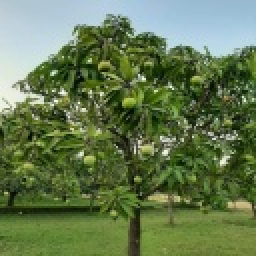
#> input picture dataset_2/mango_tree/image0.jpg, 128 x 128 px (shown 2 times larger)
$ python main.py   (older library calls are emulated)
#> lines starting #> are read from the running program, lines starting #| are printed output that depends on the picture; after the words box and inside, x2 and y2 are one past the last pixel; in counts of white or black regions, pixels touching at a corner belong together
#> further down, query is the input picture: shape (128, 128, 3); mean B, G, R 81.2, 121.6, 101.1
### canny_custom.py
import glob
import os
import cv2
import numpy as np
from PIL import Image


def scale_to_0_255(img):
    min_val = np.min(img)
    max_val = np.max(img)
    new_img = (img - min_val) / (max_val - min_val) # 0-1
    new_img *= 255
    return new_img

def my_canny(img, min_val, max_val, sobel_size=3, is_L2_gradient=False):

    #2. Noise Reduction
#> called with min_val = 100, max_val = 200, sobel_size = 3, is_L2_gradient = False
    smooth_img = cv2.GaussianBlur(img, ksize=(5, 5), sigmaX=1, sigmaY=1)
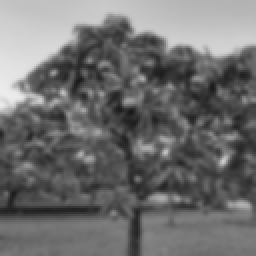
#> smooth_img: shape (128, 128) (shown 2 times larger); min 23, max 236, mean 110.9

    #3. Finding Intensity Gradient of the Image
    Gx = cv2.Sobel(smooth_img, cv2.CV_64F, 1, 0, ksize=sobel_size)
    Gy = cv2.Sobel(smooth_img, cv2.CV_64F, 0, 1, ksize=sobel_size)
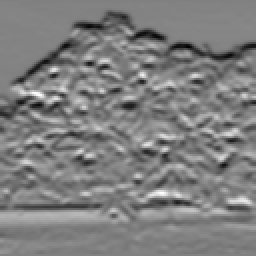
#> Gy: shape (128, 128) float64 (shown 2 times larger); min -336, max 330, mean -4.8; drawn with min black and max white

    if is_L2_gradient:
        edge_gradient = np.sqrt(Gx*Gx + Gy*Gy)
    else:
        edge_gradient = np.abs(Gx) + np.abs(Gy)

    angle = np.arctan2(Gy, Gx) * 180 / np.pi

    # round angle to 4 directions
    angle = np.abs(angle)
    angle[angle <= 22.5] = 0
#> angle: shape (128, 128) float64; min 0, max 180, mean 90.3
    angle[angle >= 157.5] = 0
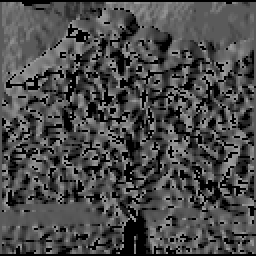
#> angle: shape (128, 128) float64 (shown 2 times larger); min 0, max 157.4, mean 74.3
    angle[(angle > 22.5) * (angle < 67.5)] = 45
#> angle: shape (128, 128) float64; 18.16% of pixels changed, all inside (x1, y1, x2, y2) = (1, 1, 127, 127)
    angle[(angle >= 67.5) * (angle <= 112.5)] = 90
    angle[(angle > 112.5) * (angle <= 157.5)] = 135

    #4. Non-maximum Suppression
    keep_mask = np.zeros(smooth_img.shape, np.uint8)
    for y in range(1, edge_gradient.shape[0]-1):
        for x in range(1, edge_gradient.shape[1]-1):
            area_grad_intensity = edge_gradient[y-1:y+2, x-1:x+2] # 3x3 area
            area_angle = angle[y-1:y+2, x-1:x+2] # 3x3 area
            current_angle = area_angle[1,1]
            current_grad_intensity = area_grad_intensity[1,1]

            if current_angle == 0:
                if current_grad_intensity > max(area_grad_intensity[1,0], area_grad_intensity[1,2]):
                    keep_mask[y,x] = 255
                else:
                    edge_gradient[y,x] = 0
            elif current_angle == 45:
                if current_grad_intensity > max(area_grad_intensity[2,0], area_grad_intensity[0,2]):
                    keep_mask[y,x] = 255
                else:
                    edge_gradient[y,x] = 0
            elif current_angle == 90:
                if current_grad_intensity > max(area_grad_intensity[0,1], area_grad_intensity[2,1]):
                    keep_mask[y,x] = 255
                else:
                    edge_gradient[y,x] = 0
            elif current_angle == 135:
                if current_grad_intensity > max(area_grad_intensity[0,0], area_grad_intensity[2,2]):
                    keep_mask[y,x] = 255
                else:
                    edge_gradient[y,x] = 0
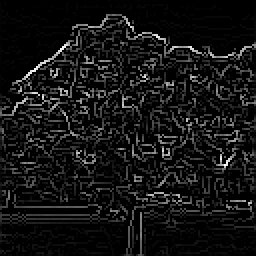
#> edge_gradient: shape (128, 128) float64 (shown 2 times larger); min 0, max 512, mean 40.1; drawn with min black and max white
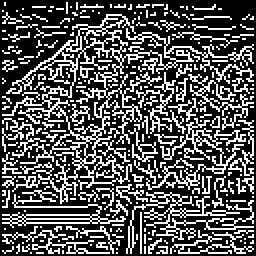
#> keep_mask: shape (128, 128) (shown 2 times larger); 32.8% white in thin lines or dots

    #5. Hysteresis Thresholding
    canny_mask = np.zeros(smooth_img.shape, np.uint8)
    canny_mask[(keep_mask>0) * (edge_gradient>min_val)] = 255

    return scale_to_0_255(canny_mask)

### ColorDescriptor.py
import argparse
import glob
import cv2
import numpy as np
import os
import csv

from canny_custom import my_canny


class ColorDescriptor:
    def __init__(self, bins):
        # store the number of bins for the 3D histogram
        self.bins = bins

    def describe(self, image):
        image = cv2.cvtColor(image, cv2.COLOR_RGB2HSV)
#> image: shape (128, 128, 3); mean H, S, V 68.3, 124.5, 124.1
        features = []

        (h, w) = image.shape[:2]
#> h = 128; w = 128
        (cX, cY) = (int(w * 0.5), int(h * 0.5))
#> cX = 64; cY = 64

        segments = [(0, cX, 0, cY), (cX, w, 0, cY),
                    (cX, w, cY, h), (0, cX, cY, h)]

        (axesX, axesY) = (int((w * 0.75) / 2), int((h * 0.75) / 2))
#> axesX = 48; axesY = 48
        ellipMask = np.zeros(image.shape[:2], dtype="uint8")
        cv2.ellipse(ellipMask, (cX, cY), (axesX, axesY), 0, 0, 360, 255, -1)
#> ellipMask: shape (128, 128); 45.1% white; 1 white region, box (x1, y1, x2, y2) and area: (16, 16, 113, 113) 7385

        for (startX, endX, startY, endY) in segments:
            cornerMask = np.zeros(image.shape[:2], dtype="uint8")
            cv2.rectangle(cornerMask, (startX, startY), (endX, endY), 255, -1)
            cornerMask = cv2.subtract(cornerMask, ellipMask)

            hist = self.histogram(image, cornerMask)
            features.extend(hist)
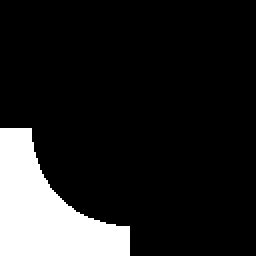
#> cornerMask: shape (128, 128) (shown 2 times larger); 13.8% white; 1 white region, box (x1, y1, x2, y2) and area: (0, 64, 65, 128) 2265
#> after the loop, features = 1152 values, max 0.914 at index 991, min 0 at index 0, mean 0.00817

        hist = self.histogram(image, ellipMask)
#> hist = 288 values, max 0.467 at index 127, min 0 at index 0, mean 0.0133
        features.extend(hist)

        return features

    def histogram(self, image, mask):
        hist = cv2.calcHist([image], [0, 1, 2], mask, self.bins,
                            [0, 180, 0, 256, 0, 256])

        cv2.normalize(hist, hist)
        hist = hist.flatten()

        return hist


cd = ColorDescriptor((8, 12, 3))
# # # open the output index file for writing
# [71 lines left out: functions exact_color_csv, exact_edge_csv, edges_gen, merge_vector, not called in this run]


# exact_color_csv()
# exact_edge_csv()
# merge_vector()

### Search.py
import numpy as np
import csv

class Searcher:

    def search(self, queryFeatures, limit = 13):
        results = {}
  		# open the index file for reading
        with open(self.indexPath) as f:
  		# initialize the CSV reader
            reader = csv.reader(f)
            # loop over the rows in the index
            for row in reader:

                x = row[0]
                row.pop(0)
                # row.pop(len(row) - 1)
                features = [float(x) for x in row]
                d = self.distance(features, queryFeatures)
                results[x] = d
            # close the reader
            f.close()

        results = sorted([(v, k) for (k, v) in results.items()])
        # return our (limited) results
        return results[:limit]

    # [5 lines left out: function distance, not called in this run]

    def __init__(self, indexPath):
  	# store our index path
  	    self.indexPath = indexPath


### main.py
import glob
import os
import cv2
from ColorDescriptor import ColorDescriptor
from Search import Searcher
from canny_custom import my_canny
import numpy as np


cd = ColorDescriptor((8, 12, 3))
query = cv2.imread("dataset_2/mango_tree/image0.jpg")
image = cv2.imread("dataset_2/mango_tree/image0.jpg",0)

cv2.imwrite('test/test_query.jpg',my_canny(image, min_val=100, max_val=200))
features_color = cd.describe(query)
#> features_color = 1440 values, max 0.914 at index 991, min 0 at index 0, mean 0.00919
features_edges = cd.describe(cv2.imread("test/test_query.jpg"))
#> in describe (call 2), `image = cv2.cvtColor(image, cv2.COLOR_RGB2HSV)`: image: shape (128, 128, 3); mean H, S, V 0, 0, 43.7
#> the loop in describe (call 2), `for (startX, endX, startY, endY) in segments:` made 4 passes
#> pass 3, in describe (call 2), `cornerMask = cv2.subtract(cornerMask, ellipMask)`:
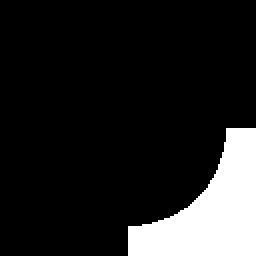
#> cornerMask: shape (128, 128) (shown 2 times larger); 13.4% white; 1 white region, box (x1, y1, x2, y2) and area: (64, 64, 128, 128) 2201
#> after the loop in describe (call 2), `for (startX, endX, startY, endY) in segments:`: features = 1152 values, max 0.993 at index 288, min 0 at index 1, mean 0.00389
#> in describe (call 2), `hist = self.histogram(image, ellipMask)`: hist = 288 values, max 0.954 at index 0, min 0 at index 1, mean 0.00435
#> features_edges = 1440 values, max 0.993 at index 288, min 0 at index 1, mean 0.00398
features = np.concatenate((features_edges,features_color))
#> features = 2880 values, max 0.993 at index 288, min 0 at index 1, mean 0.00659

# perform the search
searcher = Searcher("data.csv")
results = searcher.search(features)
#> (the run stopped early here; a loop or call above may not have finished)

$ run again, with dataset_2/mango_tree/image1.jpg copied over dataset_2/mango_tree/image0.jpg
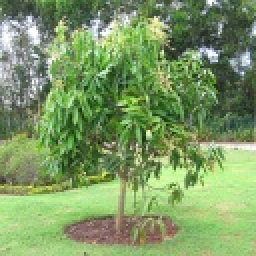
#> input picture dataset_2/mango_tree/image1.jpg, 128 x 128 px (shown 2 times larger)
#> query is the input picture: shape (128, 128, 3); mean B, G, R 99.8, 153.7, 124.9
#> after the loop in my_canny, `for y in range(1, edge_gradient.shape[0]-1):`:
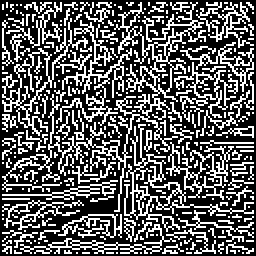
#> keep_mask: shape (128, 128) (shown 2 times larger); 35.3% white in thin lines or dots
#> `cv2.imwrite('test/test_query.jpg',my_canny(image, min_val=100, max_val..`:
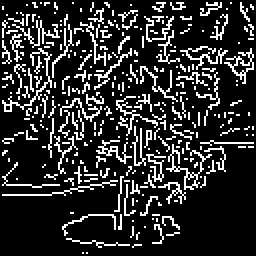
#> saved as test_query.jpg: shape (128, 128) (shown 2 times larger); 17.6% white in thin lines or dots
#> ellipMask: shape (128, 128); 45.1% white; 1 white region, box (x1, y1, x2, y2) and area: (16, 16, 113, 113) 7385
#> after the loop in describe, `for (startX, endX, startY, endY) in segments:`: features = 1152 values, max 0.948 at index 698, min 0 at index 0, mean 0.0119
#> in describe, `hist = self.histogram(image, ellipMask)`: hist = 288 values, max 0.55 at index 122, min 0 at index 0, mean 0.0128
#> features_color = 1440 values, max 0.948 at index 698, min 0 at index 0, mean 0.012
#> features_edges = 1440 values, max 0.999 at index 576, min 0 at index 1, mean 0.00403
#> `features = np.concatenate((features_edges,features_color))`: features = 2880 values, max 0.999 at index 576, min 0 at index 1, mean 0.00804

$ run again, with dataset_2/mango_tree/image10.jpg copied over dataset_2/mango_tree/image0.jpg
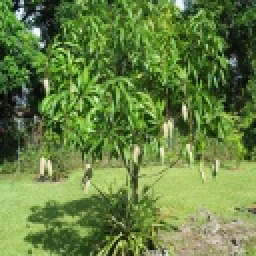
#> input picture dataset_2/mango_tree/image10.jpg, 128 x 128 px (shown 2 times larger)
#> query is the input picture: shape (128, 128, 3); mean B, G, R 65.4, 129.5, 102
#> after the loop in my_canny, `for y in range(1, edge_gradient.shape[0]-1):`:
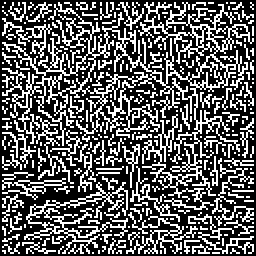
#> keep_mask: shape (128, 128) (shown 2 times larger); 35.5% white in thin lines or dots
#> `cv2.imwrite('test/test_query.jpg',my_canny(image, min_val=100, max_val..`:
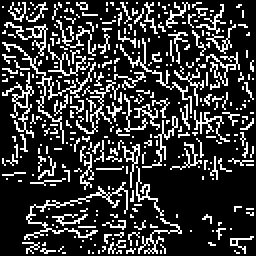
#> saved as test_query.jpg: shape (128, 128) (shown 2 times larger); 21% white in thin lines or dots
#> ellipMask: shape (128, 128); 45.1% white; 1 white region, box (x1, y1, x2, y2) and area: (16, 16, 113, 113) 7385
#> after the loop in describe, `for (startX, endX, startY, endY) in segments:`: features = 1152 values, max 0.797 at index 701, min 0 at index 0, mean 0.0139
#> in describe, `hist = self.histogram(image, ellipMask)`: hist = 288 values, max 0.474 at index 127, min 0 at index 0, mean 0.0126
#> features_color = 1440 values, max 0.797 at index 701, min 0 at index 0, mean 0.0136
#> features_edges = 1440 values, max 0.991 at index 576, min 0 at index 1, mean 0.0042
#> `features = np.concatenate((features_edges,features_color))`: features = 2880 values, max 0.991 at index 576, min 0 at index 1, mean 0.00891

$ run again, with dataset_2/mango_tree/image11.jpg copied over dataset_2/mango_tree/image0.jpg
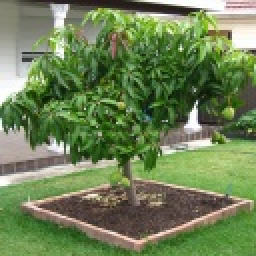
#> input picture dataset_2/mango_tree/image11.jpg, 128 x 128 px (shown 2 times larger)
#> query is the input picture: shape (128, 128, 3); mean B, G, R 85, 129.7, 109.9
#> `cv2.imwrite('test/test_query.jpg',my_canny(image, min_val=100, max_val..`:
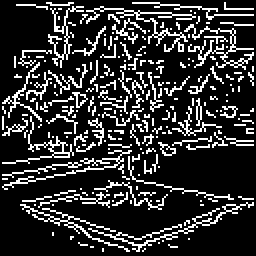
#> saved as test_query.jpg: shape (128, 128) (shown 2 times larger); 18.8% white in thin lines or dots
#> ellipMask: shape (128, 128); 45.1% white; 1 white region, box (x1, y1, x2, y2) and area: (16, 16, 113, 113) 7385
#> after the loop in describe, `for (startX, endX, startY, endY) in segments:`: features = 1152 values, max 0.723 at index 112, min 0 at index 0, mean 0.0149
#> in describe, `hist = self.histogram(image, ellipMask)`: hist = 288 values, max 0.453 at index 124, min 0 at index 0, mean 0.0189
#> features_color = 1440 values, max 0.723 at index 112, min 0 at index 0, mean 0.0157
#> features_edges = 1440 values, max 0.992 at index 576, min 0 at index 1, mean 0.00413
#> `features = np.concatenate((features_edges,features_color))`: features = 2880 values, max 0.992 at index 576, min 0 at index 1, mean 0.00991
